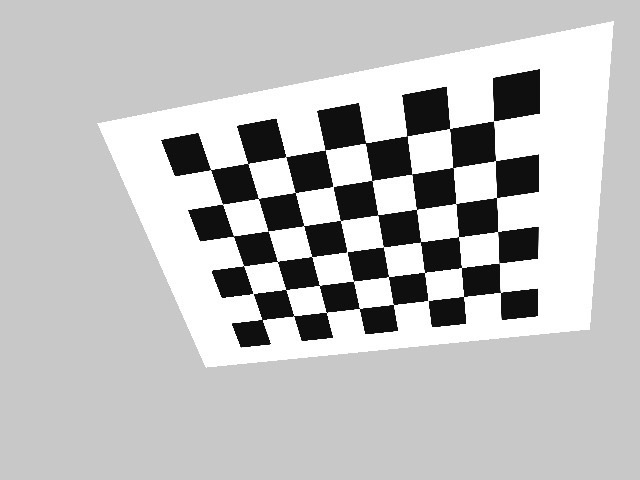
#> input picture assg2/images_qs1/2aaac2e4-1b42-40f0-aa10-5bc1c76f1c0b.JPG, 640 x 480 px; its folder holds only this picture in this run
$ python qs1.py
#> lines starting #> are read from the running program, lines starting #| are printed output that depends on the picture; long printed decimals are rounded
import cv2 as cv
import numpy as np
import matplotlib.pyplot as plt
import glob
import os


# ─── Helper Functions ────────────────────────────────────────────────────────

def generate_world_points(rows=6, cols=8, square_size=25):
    """Generate 3D world coordinates for checkerboard corners on Z=0 plane."""
    world_pts = []
    for n in range(rows):
        for m in range(cols):
            world_pts.append([m * square_size, n * square_size, 0])
    return np.array(world_pts, dtype=np.float64)


def detect_corners(image_paths, pattern_size=(8, 6)):
    """Detect inner corners in checkerboard images using OpenCV."""
#> called with pattern_size = (8, 6)
    all_image_pts = []
    valid_image_paths = []

    for path in image_paths:
        img = cv.imread(path)
#> img is the input picture: shape (480, 640, 3); min 0, max 255, mean 191.4
        if img is None:
            print(f"  [WARN] Could not read: {path}")
            continue
        gray = cv.cvtColor(img, cv.COLOR_BGR2GRAY)
        ret, corners = cv.findChessboardCorners(gray, pattern_size, None)
#> ret = True; corners = 48 rows, first 8: [210.6, 169.4], [247.8, 163.7], [285.7, 156.4], [325.1, 149.9], [365.5, 143], [406.9, 135.7], [449.4, 128.5], [493.5, 120.8]

        if ret:
            criteria = (cv.TERM_CRITERIA_EPS + cv.TERM_CRITERIA_MAX_ITER, 30, 0.001)
            corners_refined = cv.cornerSubPix(gray, corners, (11, 11), (-1, -1), criteria)
#> corners_refined = 48 rows, first 8: [210.8, 169.8], [247.7, 163.2], [285.9, 156.7], [325.3, 150.1], [365.5, 143], [407.1, 136.1], [449.9, 128.4], [493.4, 121.1]
            all_image_pts.append(corners_refined.reshape(-1, 2))
            valid_image_paths.append(path)
            print(f"  [OK]  Corners found: {os.path.basename(path)}")
        else:
            print(f"  [FAIL] Corners NOT found: {os.path.basename(path)}")

    return all_image_pts, valid_image_paths


def normalize_2d_points(pts):
    """Normalize 2D image points for numerical stability (Hartley normalization)."""
    centroid = np.mean(pts, axis=0)
    shifted = pts - centroid
    avg_dist = np.mean(np.linalg.norm(shifted, axis=1))
    scale = np.sqrt(2) / (avg_dist + 1e-8)

    T = np.array([
        [scale,     0, -scale * centroid[0]],
        [0,     scale, -scale * centroid[1]],
        [0,         0,                    1]
    ])
    pts_h = np.hstack([pts, np.ones((len(pts), 1))])
    pts_norm = (T @ pts_h.T).T
    return pts_norm[:, :2], T


def normalize_3d_points(pts):
    """For planar case: normalize only X,Y (ignore Z=0)."""
    pts2d = pts[:, :2]
    centroid = np.mean(pts2d, axis=0)
    shifted = pts2d - centroid
    avg_dist = np.mean(np.linalg.norm(shifted, axis=1))
    scale = np.sqrt(2) / (avg_dist + 1e-8)

    T = np.array([
        [scale,     0, -scale * centroid[0]],
        [0,     scale, -scale * centroid[1]],
        [0,         0,                    1]
    ])
    pts_h = np.hstack([pts2d, np.ones((len(pts2d), 1))])
    pts_norm = (T @ pts_h.T).T
    return pts_norm[:, :2], T  # return 2D + T as 3x3


def build_matrix_A(image_pts_norm, world_pts_norm):
    """Build A for planar DLT (Z=0): solve for 3x3 homography, 9 unknowns."""
    N = len(image_pts_norm)
    A = np.zeros((2 * N, 9))

    for i in range(N):
        u, v = image_pts_norm[i]
        X, Y = world_pts_norm[i, 0], world_pts_norm[i, 1]  # ignore Z
        Xh = np.array([X, Y, 1])

        A[2 * i]     = [*Xh, 0, 0, 0, -u*Xh[0], -u*Xh[1], -u]
        A[2 * i + 1] = [0, 0, 0, *Xh, -v*Xh[0], -v*Xh[1], -v]

    return A


def solve_dlt(A):
    """Solve for 3x3 homography H."""
    _, _, Vt = np.linalg.svd(A)
    h = Vt[-1]
    H = h.reshape(3, 3)
    return H


def denormalize_P(H_norm, T_img, T_world):
    """Denormalize homography. T_world is now 3x3 (only X,Y,1)."""
    return np.linalg.inv(T_img) @ H_norm @ T_world


def decompose_projection_matrix(H):
    """Decompose H = K[r1 | r2 | t] for planar case."""
    M_flip = np.flipud(H).T
    Q, R_flip = np.linalg.qr(M_flip)
    K = np.flipud(R_flip.T)
    R_partial = np.flipud(Q.T)

    D = np.diag(np.sign(np.diag(K) + 1e-12))
    K = K @ D
    R_partial = D @ R_partial

    if abs(K[2, 2]) < 1e-8:
        # fallback: avoid blow‑up; return NaNs but do not crash
        K_norm = K
    else:
        K_norm = K / K[2, 2]

    t = np.linalg.inv(K_norm) @ H[:, 2]

    r1 = R_partial[:, 0]
    r2 = R_partial[:, 1]
    r3 = np.cross(r1, r2)
    R = np.column_stack([r1, r2, r3])

    return K_norm, R, t

def compute_reprojection_error(H, world_pts, image_pts):
    """Compute mean reprojection error for planar homography (uses X,Y,1)."""
    # use only X,Y from world_pts
    world_2d = world_pts[:, :2]
    world_h = np.hstack([world_2d, np.ones((len(world_2d), 1))])  # (N,3)
    projected_h = (H @ world_h.T).T                              # (N,3)
    projected = projected_h[:, :2] / projected_h[:, 2:3]
    errors = np.linalg.norm(image_pts - projected, axis=1)
    return np.mean(errors), projected


def plot_reprojection(img_path, image_pts, projected_pts, idx):
    """Plot original vs reprojected points on the image."""
    img = cv.imread(img_path)
    img_rgb = cv.cvtColor(img, cv.COLOR_BGR2RGB)

    plt.figure(figsize=(10, 7))
    plt.imshow(img_rgb)
    plt.scatter(image_pts[:, 0], image_pts[:, 1],
                c='lime', s=20, marker='o', label='Detected')
    plt.scatter(projected_pts[:, 0], projected_pts[:, 1],
                c='red', s=20, marker='x', label='Reprojected')
    plt.title(f"Image {idx+1}: Original vs Reprojected Points")
    plt.legend()
    plt.tight_layout()
    plt.show()


# ─── Main ────────────────────────────────────────────────────────────────────

if __name__ == "__main__":

    IMAGE_DIR = "/Users/ser1ous/Desktop/everything/college/Sem6/GMCV/coding_tutorial/assg2/images_qs1"
    PATTERN_SIZE = (8, 6)
    SQUARE_SIZE = 25                                 # mm

    image_paths = sorted(glob.glob(os.path.join(IMAGE_DIR, "*.JPG")) +
                         glob.glob(os.path.join(IMAGE_DIR, "*.png")))

    print(f"Found {len(image_paths)} image(s) in '{IMAGE_DIR}'")
    print("-" * 50)

    # ── Step (a) & (b): Load images and detect corners ──────────────────────
    print("Detecting checkerboard corners...")
    all_image_pts, valid_paths = detect_corners(image_paths, PATTERN_SIZE)
#> all_image_pts = 1 point arrays, longest 48 points; valid_paths = 1 item

    if len(valid_paths) == 0:
        print("No valid images found. Exiting.")
        exit()

    print(f"\n{len(valid_paths)} image(s) with detected corners.\n")
#| 1 image(s) with detected corners.

    world_pts_base = generate_world_points(
        rows=PATTERN_SIZE[1], cols=PATTERN_SIZE[0], square_size=SQUARE_SIZE
    )

    all_H = []
    all_K = []
    all_R = []
    all_t = []
    all_errors = []

    for idx, (img_pts, img_path) in enumerate(zip(all_image_pts, valid_paths)):

        # ── Step (c): Normalize 2D and 3D points ────────────────────────────
        img_pts_norm, T_img     = normalize_2d_points(img_pts)
#> in normalize_2d_points, `centroid = np.mean(pts, axis=0)`: centroid = [364, 230]
#> in normalize_2d_points, `shifted = pts - centroid`: shifted = 48 pairs, first value -153.2 to 136.3, second value -108.9 to 89.47
#> in normalize_2d_points, `avg_dist = np.mean(np.linalg.norm(shifted, axis=1))`: avg_dist = 95.24
#> in normalize_2d_points, `scale = np.sqrt(2) / (avg_dist + 1e-8)`: scale = 0.0148
#> in normalize_2d_points, `T = np.array([ [scale,     0, -scale * centroid[0]], [0,     scale, -s..`: T = [[0.0148, 0, -5.4], [0, 0.0148, -3.42], [0, 0, 1]]
#> in normalize_2d_points, `pts_h = np.hstack([pts, np.ones((len(pts), 1))])`: pts_h = 48 rows, first 8: [210.8, 169.8, 1], [247.7, 163.2, 1], [285.9, 156.7, 1], [325.3, 150.1, 1], [365.5, 143, 1], [407.1, 136.1, 1], [449.9, 128.4, 1], [493.4, 121.1, 1]
#> in normalize_2d_points, `pts_norm = (T @ pts_h.T).T`: pts_norm = 48 rows, first 8: [-2.27, -0.895, 1], [-1.73, -0.992, 1], [-1.16, -1.09, 1], [-0.575, -1.19, 1], [0.0225, -1.29, 1], [0.641, -1.39, 1], [1.28, -1.51, 1], [1.92, -1.62, 1]
#> img_pts_norm = 48 pairs, first value -2.27 to 2.02, second value -1.62 to 1.33; T_img = [[0.0148, 0, -5.4], [0, 0.0148, -3.42], [0, 0, 1]]
        world_pts_norm, T_world = normalize_3d_points(world_pts_base)  # now 3x3

        # ── Step (d): Build matrix A (9 unknowns, planar homography) ─────────
        A = build_matrix_A(img_pts_norm, world_pts_norm)
#> in build_matrix_A, `N = len(image_pts_norm)`: N = 48
#> the loop in build_matrix_A, `for i in range(N):` made 48 passes
#> (u, v) on passes 1 to 8: (-2.27, -0.895), (-1.73, -0.992), (-1.16, -1.09), (-0.575, -1.19), (0.0225, -1.29), (0.641, -1.39), (1.28, -1.51), (1.92, -1.62)

        # ── Step (e) & (f): Solve via SVD, extract H (3x3) ───────────────────
        H_norm = solve_dlt(A)
#> in solve_dlt, `h = Vt[-1]`: h = [0.605, 0.0995, -0.0162, -0.0859, 0.522, 0.0326, -0.0142, 0.0403, 0.584]
#> in solve_dlt, `H = h.reshape(3, 3)`: H = [[0.605, 0.0995, -0.0162], [-0.0859, 0.522, 0.0326], [-0.0142, 0.0403, 0.584]]
#> H_norm has the same summary as H in solve_dlt

        # ── Denormalize H ────────────────────────────────────────────────────
        H = denormalize_P(H_norm, T_img, T_world)
#> H = [[0.752, 0.452, 117.3], [-0.191, 0.94, 94.49], [-0.0003, 0.000852, 0.557]]
        H = H / np.linalg.norm(H)
#> H = [[0.00499, 0.003, 0.779], [-0.00127, 0.00624, 0.627], [-1.99e-06, 5.65e-06, 0.0037]]
        if H[2, 2] < 0:
            H = -H

        # ── Step (g): Decompose H = K[r1 | r2 | t] ───────────────────────────
        K, R, t = decompose_projection_matrix(H)
#> in decompose_projection_matrix, `M_flip = np.flipud(H).T`: M_flip = [[-1.99e-06, -0.00127, 0.00499], [5.65e-06, 0.00624, 0.003], [0.0037, 0.627, 0.779]]
#> in decompose_projection_matrix, `Q, R_flip = np.linalg.qr(M_flip)`: Q = [[-0.000539, 0.174, 0.985], [0.00153, -0.985, 0.174], [1, 0.0016, 0.000265]]; R_flip = [[0.0037, 0.627, 0.779], [0, -0.00536, -0.000839], [0, 0, 0.00564]]
#> in decompose_projection_matrix, `K = np.flipud(R_flip.T)`: K = [[0.779, -0.000839, 0.00564], [0.627, -0.00536, 0], [0.0037, 0, 0]]
#> in decompose_projection_matrix, `R_partial = np.flipud(Q.T)`: R_partial = [[0.985, 0.174, 0.000265], [0.174, -0.985, 0.0016], [-0.000539, 0.00153, 1]]
#> in decompose_projection_matrix, `D = np.diag(np.sign(np.diag(K) + 1e-12))`: D = [[1, 0, 0], [0, -1, 0], [0, 0, 1]]
#> in decompose_projection_matrix, `K = K @ D`: K = [[0.779, 0.000839, 0.00564], [0.627, 0.00536, 0], [0.0037, 0, 0]]
#> in decompose_projection_matrix, `R_partial = D @ R_partial`: R_partial = [[0.985, 0.174, 0.000265], [-0.174, 0.985, -0.0016], [-0.000539, 0.00153, 1]]
#> in decompose_projection_matrix, `K_norm = K`: K_norm has the same summary as K
#> in decompose_projection_matrix, `t = np.linalg.inv(K_norm) @ H[:, 2]`: t = [1, -0.0016, 0.000265]
#> in decompose_projection_matrix, `r1 = R_partial[:, 0]`: r1 = [0.985, -0.174, -0.000539]
#> in decompose_projection_matrix, `r2 = R_partial[:, 1]`: r2 = [0.174, 0.985, 0.00153]
#> in decompose_projection_matrix, `r3 = np.cross(r1, r2)`: r3 = [0.000265, -0.0016, 1]
#> in decompose_projection_matrix, `R = np.column_stack([r1, r2, r3])`: R has the same summary as R_partial
#> R has the same summary as R_partial in decompose_projection_matrix; t = [1, -0.0016, 0.000265]

        # ── Evaluate: reprojection error ─────────────────────────────────────
        mean_err, projected_pts = compute_reprojection_error(H, world_pts_base, img_pts)
#> in compute_reprojection_error, `projected_h = (H @ world_h.T).T`: projected_h = 48 rows, first 8: [0.779, 0.627, 0.0037], [0.904, 0.595, 0.00365], [1.03, 0.564, 0.0036], [1.15, 0.532, 0.00355], [1.28, 0.5, 0.0035], [1.4, 0.468, 0.00345], [1.53, 0.437, 0.0034], [1.65, 0.405, 0.00335]
#> in compute_reprojection_error, `projected = projected_h[:, :2] / projected_h[:, 2:3]`: projected = 48 pairs, first value 210.7 to 500.1, second value 121 to 319.6
#> in compute_reprojection_error, `errors = np.linalg.norm(image_pts - projected, axis=1)`: errors = 48 values, max 0.378 at index 15, min 0.0195 at index 46, mean 0.131
#> mean_err = 0.131; projected_pts has the same summary as projected in compute_reprojection_error

        all_H.append(H)
        all_K.append(K)
        all_R.append(R)
        all_t.append(t)
        all_errors.append(mean_err)

        # ── Display Results ──────────────────────────────────────────────────
        print(f"{'='*50}")
        print(f"IMAGE {idx+1}: {os.path.basename(img_path)}")
#| IMAGE 1: 2aaac2e4-1b42-40f0-aa10-5bc1c76f1c0b.JPG
        print(f"{'='*50}")
        print(f"\nHomography Matrix H:\n{H}")
#| Homography Matrix H:
#| [[ 4.99277514e-03  2.99892438e-03  7.78799159e-01]
#|  [-1.27023310e-03  6.23821343e-03  6.27203125e-01]
#|  [-1.99390311e-06  5.65459803e-06  3.69590030e-03]]
        print(f"\nIntrinsic Matrix K:\n{K}")
#| Intrinsic Matrix K:
#| [[0.7788 0.0008388 0.005645]
#|  [0.6272 0.00536 0.        ]
#|  [0.003696 0.         0.        ]]
        print(f"\nRotation Matrix R:\n{R}")
#| Rotation Matrix R:
#| [[ 9.84772579e-01  1.73847339e-01  2.65295113e-04]
#|  [-1.73846704e-01  9.84771426e-01 -1.60045444e-03]
#|  [-5.39489792e-04  1.52996297e-03  9.99998684e-01]]
        print(f"\nTranslation Vector t:\n{t}")
#| Translation Vector t:
#| [ 9.99998684e-01 -1.60045444e-03  2.65295113e-04]
        print(f"\nMean Reprojection Error: {mean_err:.6f} pixels")
#| Mean Reprojection Error: 0.1311 pixels
        print("-" * 50)

        plot_reprojection(img_path, img_pts, projected_pts, idx)
#> in plot_reprojection, `plt.show()`:
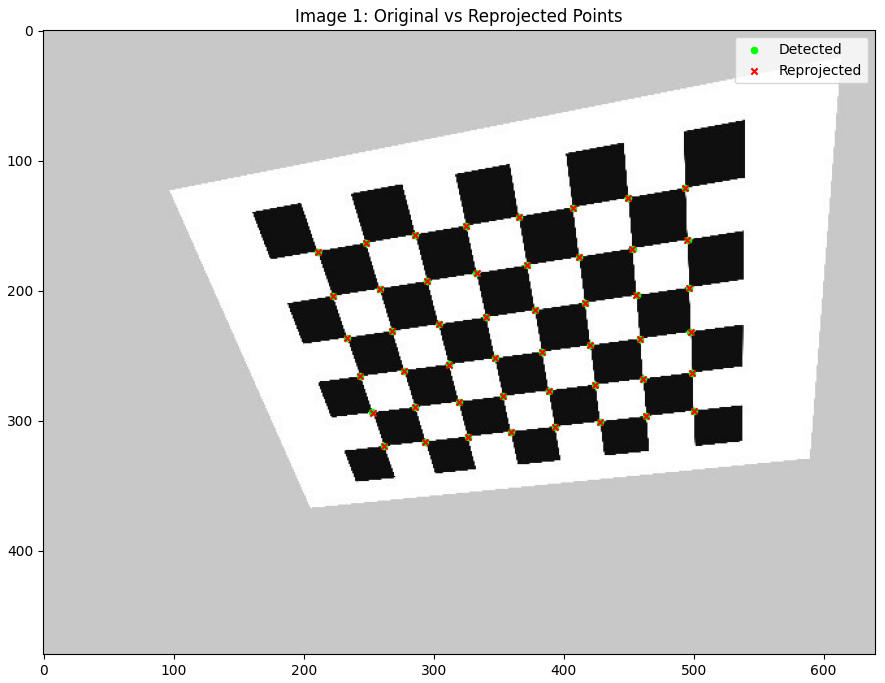
#> figure drawn by matplotlib, 1 panel

    # ── Summary ──────────────────────────────────────────────────────────────
    print("\n" + "=" * 50)
    print("SUMMARY ACROSS ALL IMAGES")
    print("=" * 50)
    print(f"Average Reprojection Error: {np.mean(all_errors):.6f} pixels")
#| Average Reprojection Error: 0.1311 pixels
    print(f"Min Error: {np.min(all_errors):.6f}  |  Max Error: {np.max(all_errors):.6f}")
#| Min Error: 0.1311  |  Max Error: 0.1311

    K_avg = np.mean(all_K, axis=0)
#> K_avg has the same summary as K in decompose_projection_matrix
    print(f"\nAveraged Intrinsic Matrix K:\n{K_avg}")
#| Averaged Intrinsic Matrix K:
#| [[0.7788 0.0008388 0.005645]
#|  [0.6272 0.00536 0.        ]
#|  [0.003696 0.         0.        ]]
    print("-" * 50)

    # ── Discussion ───────────────────────────────────────────────────────────
    print("\nDISCUSSION:")
    print("  1. Normalization: Brings coordinates to similar scale, reducing")
    print("     numerical conditioning issues in the SVD solve (Hartley 1997).")
    print("  2. Scale ambiguity: H is defined only up to a scale factor (lambda*H")
    print("     gives the same projection), so ||H||_F=1 is enforced by SVD.")
    print("  3. Noise sensitivity: Each noisy correspondence adds error to A,")
    print("     which propagates into the least-squares SVD solution.")
    print("-" * 50)

$ run again, on assg2/images_qs1/cf3185ce-fbaa-4055-860a-e3a1616f6801.JPG
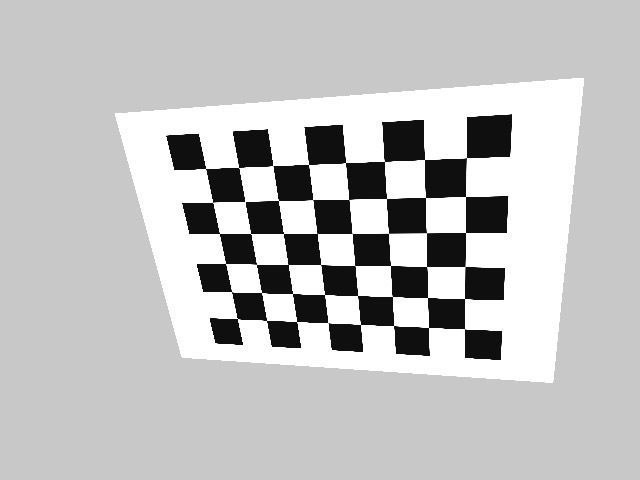
#> input picture assg2/images_qs1/cf3185ce-fbaa-4055-860a-e3a1616f6801.JPG, 640 x 480 px
#> in detect_corners, img is the input picture: shape (480, 640, 3); min 1, max 255, mean 192.3
#> ret = True; corners = 48 rows, first 8: [205.5, 168.5], [238.5, 167.5], [272.8, 165.5], [308.5, 164.5], [345.5, 162.4], [384.6, 161.5], [424.5, 159.5], [466.5, 157.5]
#> corners_refined = 48 rows, first 8: [205.5, 168.3], [238.9, 167.5], [272.9, 165.5], [308.6, 164.7], [345.6, 162.6], [384.4, 161.6], [424.6, 159.3], [466.5, 157.7]
#> all_image_pts = 1 point arrays, longest 48 points; valid_paths = 1 item
#| 1 image(s) with detected corners.
#> centroid = [339.2, 246.6]
#> shifted = 48 pairs, first value -133.7 to 127.3, second value -88.9 to 82.23
#> avg_dist = 90.2
#> scale = 0.0157
#> T = [[0.0157, 0, -5.32], [0, 0.0157, -3.87], [0, 0, 1]]
#> pts_h = 48 rows, first 8: [205.5, 168.3, 1], [238.9, 167.5, 1], [272.9, 165.5, 1], [308.6, 164.7, 1], [345.6, 162.6, 1], [384.4, 161.6, 1], [424.6, 159.3, 1], [466.5, 157.7, 1]
#> pts_norm = 48 rows, first 8: [-2.1, -1.23, 1], [-1.57, -1.24, 1], [-1.04, -1.27, 1], [-0.48, -1.28, 1], [0.1, -1.32, 1], [0.708, -1.33, 1], [1.34, -1.37, 1], [2, -1.39, 1]
#> img_pts_norm = 48 pairs, first value -2.1 to 2, second value -1.39 to 1.29; T_img has the same summary as T in normalize_2d_points
#> N = 48
#> the loop in build_matrix_A, `for i in range(N):` made 48 passes
#> (u, v) on passes 1 to 8: (-2.1, -1.23), (-1.57, -1.24), (-1.04, -1.27), (-0.48, -1.28), (0.1, -1.32), (0.708, -1.33), (1.34, -1.37), (2, -1.39)
#> h = [-0.596, -0.0568, 0.028, -0.00192, -0.549, -0.0247, 0.0202, -0.032, -0.581]
#> in solve_dlt, `H = h.reshape(3, 3)`: H = [[-0.596, -0.0568, 0.028], [-0.00192, -0.549, -0.0247], [0.0202, -0.032, -0.581]]
#> H_norm has the same summary as H in solve_dlt
#> `H = denormalize_P(H_norm, T_img, T_world)`: H = [[-0.659, -0.306, -118.4], [0.103, -0.908, -97.07], [0.000426, -0.000677, -0.576]]
#> `H = H / np.linalg.norm(H)`: H = [[-0.0043, -0.002, -0.773], [0.000669, -0.00593, -0.634], [2.78e-06, -4.42e-06, -0.00376]]
#> `H = -H`: H = [[0.0043, 0.002, 0.773], [-0.000669, 0.00593, 0.634], [-2.78e-06, 4.42e-06, 0.00376]]
#> M_flip = [[-2.78e-06, -0.000669, 0.0043], [4.42e-06, 0.00593, 0.002], [0.00376, 0.634, 0.773]]
#> Q = [[-0.00074, 0.0386, 0.999], [0.00118, -0.999, 0.0386], [1, 0.0012, 0.000694]]; R_flip = [[0.00376, 0.634, 0.773], [0, -0.00519, -0.000901], [0, 0, 0.00491]]
#> in decompose_projection_matrix, `K = np.flipud(R_flip.T)`: K = [[0.773, -0.000901, 0.00491], [0.634, -0.00519, 0], [0.00376, 0, 0]]
#> in decompose_projection_matrix, `R_partial = np.flipud(Q.T)`: R_partial = [[0.999, 0.0386, 0.000694], [0.0386, -0.999, 0.0012], [-0.00074, 0.00118, 1]]
#> D = [[1, 0, 0], [0, -1, 0], [0, 0, 1]]
#> in decompose_projection_matrix, `K = K @ D`: K = [[0.773, 0.000901, 0.00491], [0.634, 0.00519, 0], [0.00376, 0, 0]]
#> in decompose_projection_matrix, `R_partial = D @ R_partial`: R_partial = [[0.999, 0.0386, 0.000694], [-0.0386, 0.999, -0.0012], [-0.00074, 0.00118, 1]]
#> K_norm has the same summary as K
#> in decompose_projection_matrix, `t = np.linalg.inv(K_norm) @ H[:, 2]`: t = [1, -0.0012, 0.000694]
#> r1 = [0.999, -0.0386, -0.00074]
#> r2 = [0.0386, 0.999, 0.00118]
#> r3 = [0.000694, -0.0012, 1]
#> in decompose_projection_matrix, `R = np.column_stack([r1, r2, r3])`: R has the same summary as R_partial
#> `K, R, t = decompose_projection_matrix(H)`: R has the same summary as R_partial in decompose_projection_matrix; t = [1, -0.0012, 0.000694]
#> projected_h = 48 rows, first 8: [0.773, 0.634, 0.00376], [0.881, 0.617, 0.00369], [0.989, 0.6, 0.00362], [1.1, 0.584, 0.00355], [1.2, 0.567, 0.00348], [1.31, 0.55, 0.00341], [1.42, 0.533, 0.00334], [1.53, 0.517, 0.00327]
#> projected = 48 pairs, first value 205.7 to 466.3, second value 157.9 to 328.8
#> errors = 48 values, max 0.48 at index 11, min 0.026 at index 43, mean 0.271
#> mean_err = 0.271; projected_pts has the same summary as projected in compute_reprojection_error
#| IMAGE 1: cf3185ce-fbaa-4055-860a-e3a1616f6801.JPG
#| Homography Matrix H:
#| [[ 4.30325114e-03  1.99917990e-03  7.73393744e-01]
#|  [-6.69393335e-04  5.92813238e-03  6.33868971e-01]
#|  [-2.78270594e-06  4.41973103e-06  3.76020629e-03]]
#| Intrinsic Matrix K:
#| [[0.7734 0.0009011 0.004914]
#|  [0.6339 0.005187 0.        ]
#|  [0.00376 0.         0.        ]]
#| Rotation Matrix R:
#| [[ 9.99253846e-01  3.86169595e-02  6.94098365e-04]
#|  [-3.86161064e-02  9.99253396e-01 -1.20309583e-03]
#|  [-7.40040051e-04  1.17539476e-03  9.99999035e-01]]
#| Translation Vector t:
#| [ 9.99999035e-01 -1.20309583e-03  6.94098365e-04]
#| Mean Reprojection Error: 0.2707 pixels
#> in plot_reprojection, `plt.show()`:
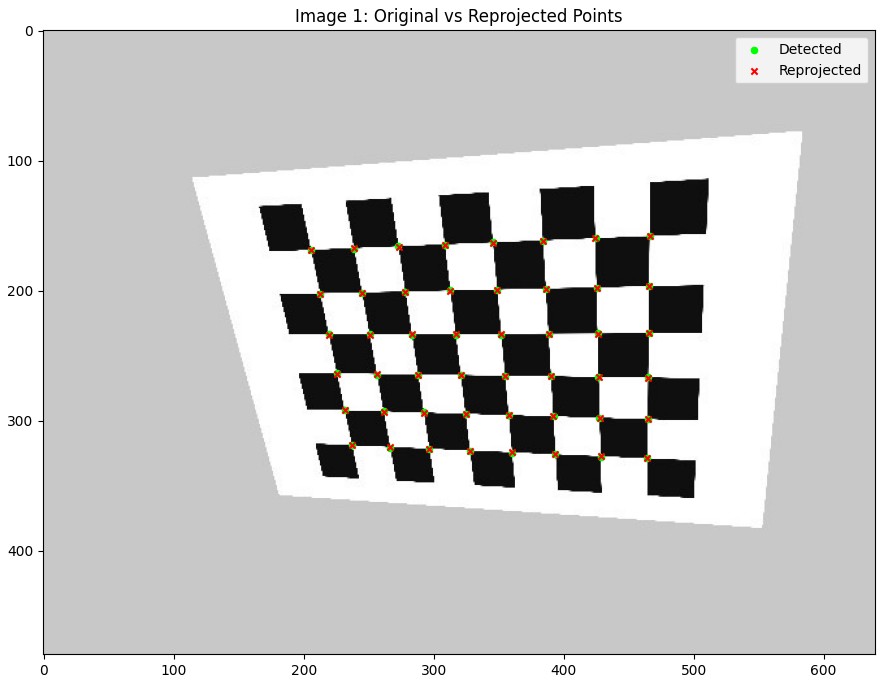
#> figure drawn by matplotlib, 1 panel
#| Average Reprojection Error: 0.2707 pixels
#| Min Error: 0.2707  |  Max Error: 0.2707
#> K_avg has the same summary as K in decompose_projection_matrix
#| Averaged Intrinsic Matrix K:
#| [[0.7734 0.0009011 0.004914]
#|  [0.6339 0.005187 0.        ]
#|  [0.00376 0.         0.        ]]
